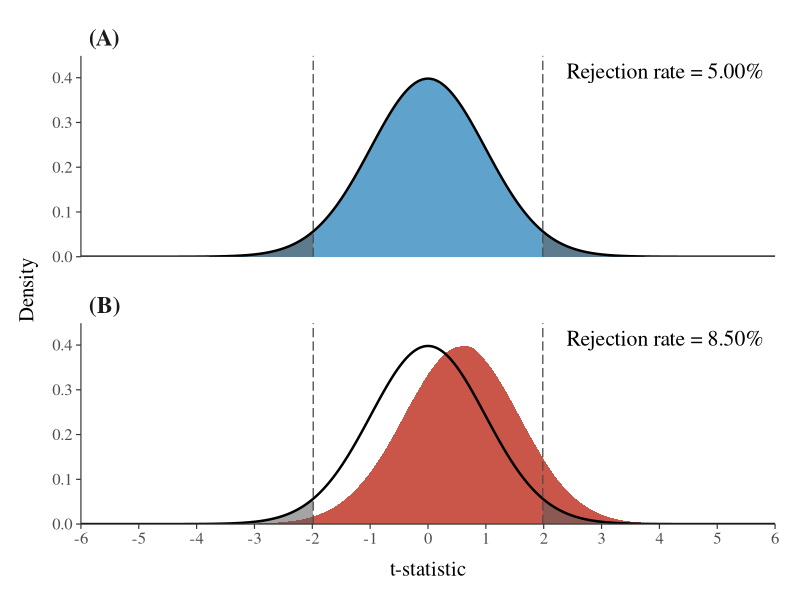

Reproduce this figure in R.
#  Simulation Study: Data-Dependent Protocol
#  Concept and idea: Lars Nørtoft Reiter
#  Code: Lars Nørtoft Reiter & Claude (Anthropic)

library(ggplot2)
library(dplyr)
library(tidyr)

set.seed(2024)

# ---- Parameters --------------------------------------------
n_sim     <- 10^6
n         <- 100
df        <- n - 1
alpha     <- 0.05
crit      <- qt(1 - alpha / 2, df)   # ~1.984
threshold <- -2

# ---- Helpers -----------------------------------------------
t_stat <- function(x) {
  if (length(x) < 2) return(NA_real_)
  mean(x) / (sd(x) / sqrt(length(x)))
}

protocol_A <- function(x) x
protocol_B <- function(x) x[x >= threshold]

# ---- Simulation --------------------------------------------
sim <- replicate(n_sim, {
  x <- rnorm(n)
  c(A = t_stat(protocol_A(x)),
    B = t_stat(protocol_B(x)))
})

results <- as.data.frame(t(sim)) |>
  pivot_longer(everything(),
               names_to  = "protocol",
               values_to = "t") |>
  mutate(protocol = factor(
    protocol,
    levels = c("A", "B"),
    labels = c("(A)", "(B)")
  ))

# ---- Rejection rates for annotation ------------------------
reject <- results |>
  group_by(protocol) |>
  summarise(
    rate  = mean(abs(t) > crit, na.rm = TRUE),
    .groups = "drop"
  )|>
  mutate(label = sprintf("Rejection rate = %.2f%%", round(rate * 100,1)))

# ---- Reference t_9 density ---------------------------------
t_grid    <- seq(-6, 6, length.out = 1000)
ref       <- data.frame(t = t_grid, density = dt(t_grid, df = df))
ref_left  <- subset(ref, t <= -crit)
ref_right <- subset(ref, t >=  crit)

# ---- Palette -----------------------------------------------
pal <- c("(A)" = "#4393c3", "(B)" = "#c0392b")

# ---- Plot --------------------------------------------------
p <- ggplot(results, aes(x = t)) +
  # empirical density (smooth, filled)
  geom_density(aes(fill = protocol),
               alpha     = 0.85,
               colour    = NA,
               bw        = 0.10) +
  # rejection-region shading, layered ON TOP of the density
  geom_area(data = ref_left,  aes(x = t, y = density),
            fill = "grey35", alpha = 0.55, inherit.aes = FALSE) +
  geom_area(data = ref_right, aes(x = t, y = density),
            fill = "grey35", alpha = 0.55, inherit.aes = FALSE) +
  # theoretical t_99 reference curve
  geom_line(data = ref, aes(x = t, y = density),
            colour = "black", linewidth = 0.85, inherit.aes = FALSE) +
  # critical-value lines
  geom_vline(xintercept = c(-crit, crit),
             linetype = "longdash", linewidth = 0.45, colour = "grey30") +
  # rejection-rate label — upper right of each panel
  geom_text(data = reject,
            aes(label = label),
            x = 5.8, y = 0.415,
            hjust  = 1,
            size   = 5.5,
            family = "serif",
            inherit.aes = FALSE) +
  facet_wrap(~ protocol, ncol = 1) +
  scale_fill_manual(values = pal, guide = "none") +
  scale_x_continuous(breaks = seq(-6, 6, 1),
                     limits = c(-6, 6),
                     expand = c(0, 0)) +
  scale_y_continuous(limits = c(0, 0.44),
                     breaks = seq(0, 0.4, 0.1),
                     expand = expansion(mult = c(0, 0.02))) +
  labs(x = "t-statistic", y = "Density") +
  theme_classic(base_size = 14, base_family = "serif") +
  theme(
    # facet label
    strip.text       = element_text(size = 17, face = "bold", hjust = 0),
    strip.background = element_blank(),
    strip.placement  = "outside",
    # axes
    axis.line        = element_line(colour = "grey20", linewidth = 0.4),
    axis.ticks       = element_line(colour = "grey20", linewidth = 0.4),
    axis.text        = element_text(size = 12),
    axis.title.x     = element_text(size = 15, margin = margin(t = 10)),
    axis.title.y     = element_text(size = 15, margin = margin(r = 10)),
    # panels
    panel.spacing    = unit(1.5, "lines"),
    plot.margin      = margin(14, 18, 14, 14)
  )

# ---- Save --------------------------------------------------
ggsave("protocol_A_and_B.png", p,
       width = 10, height = 7, dpi = 300)
